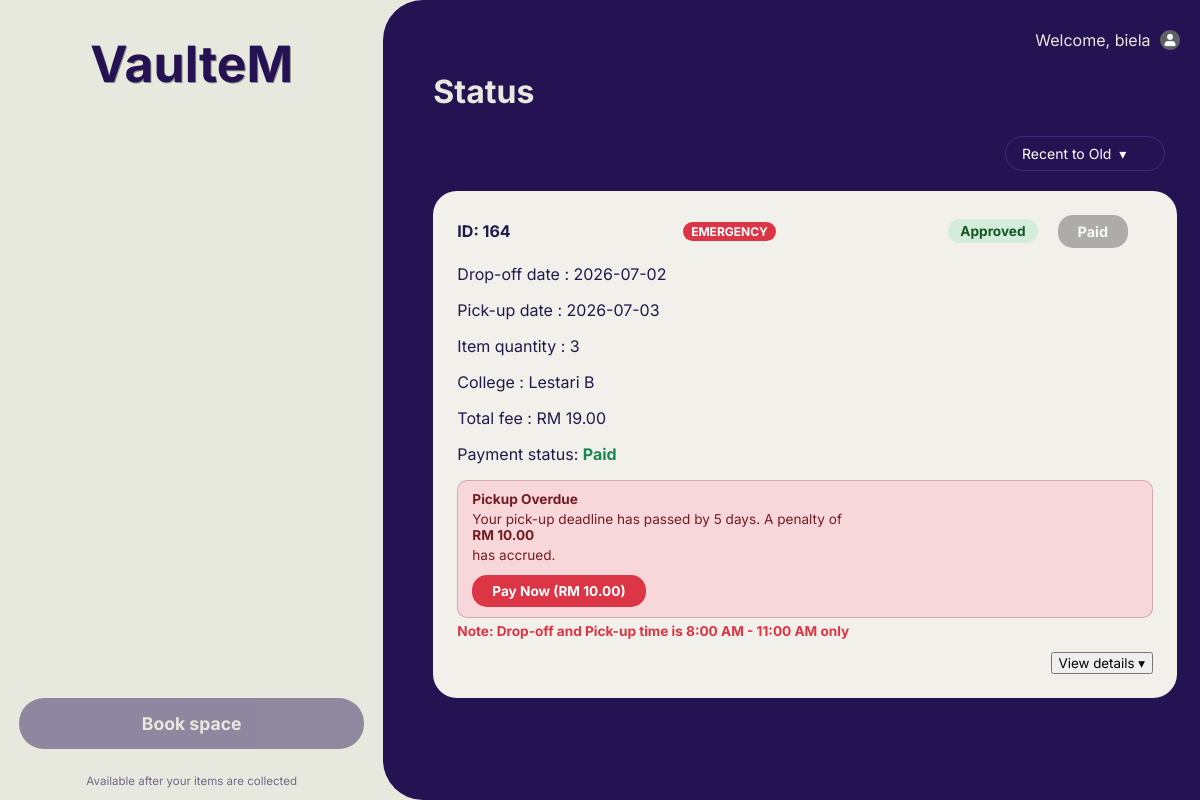
Before: /mainStatus.php (signed in) with the older database file.
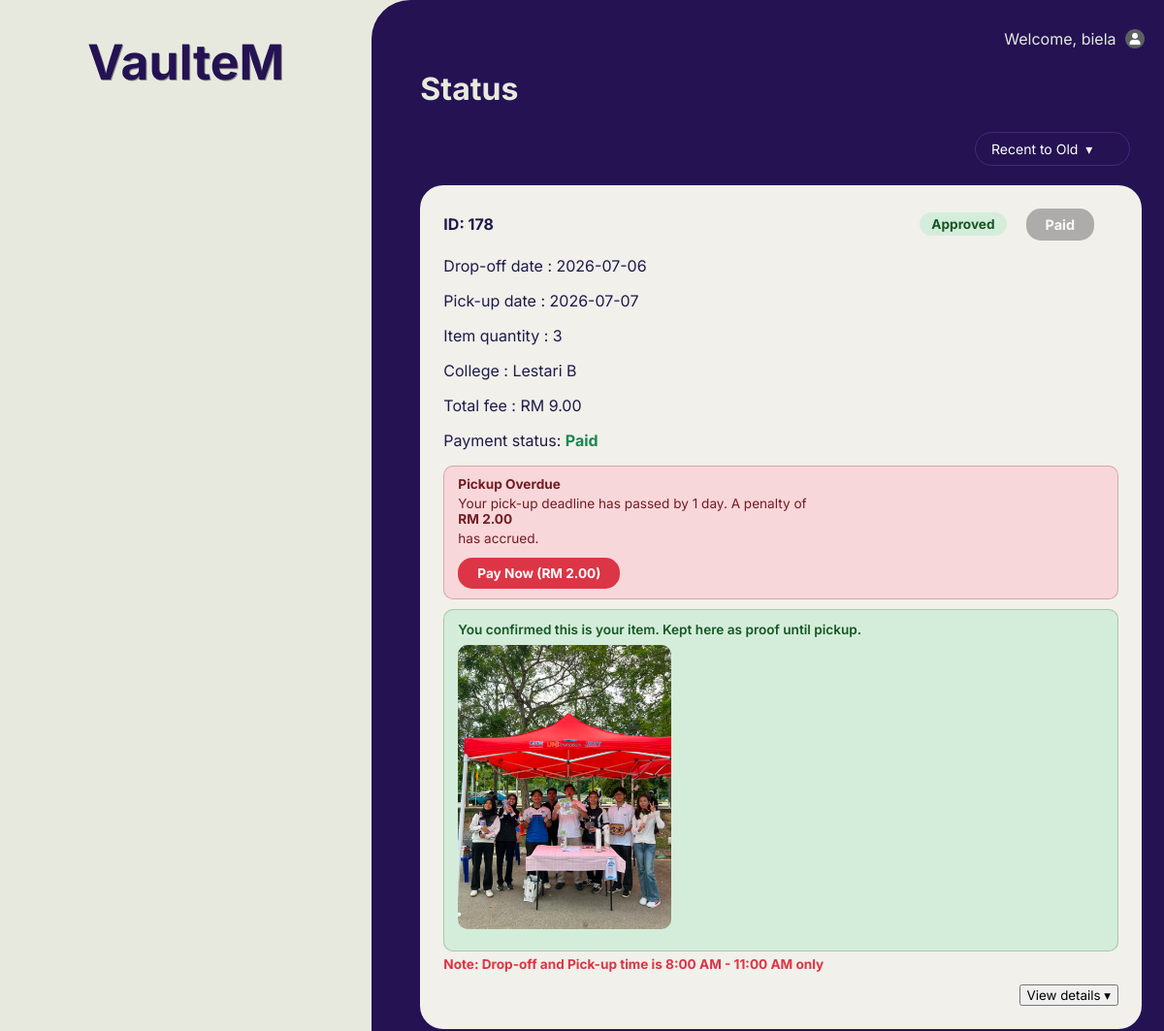
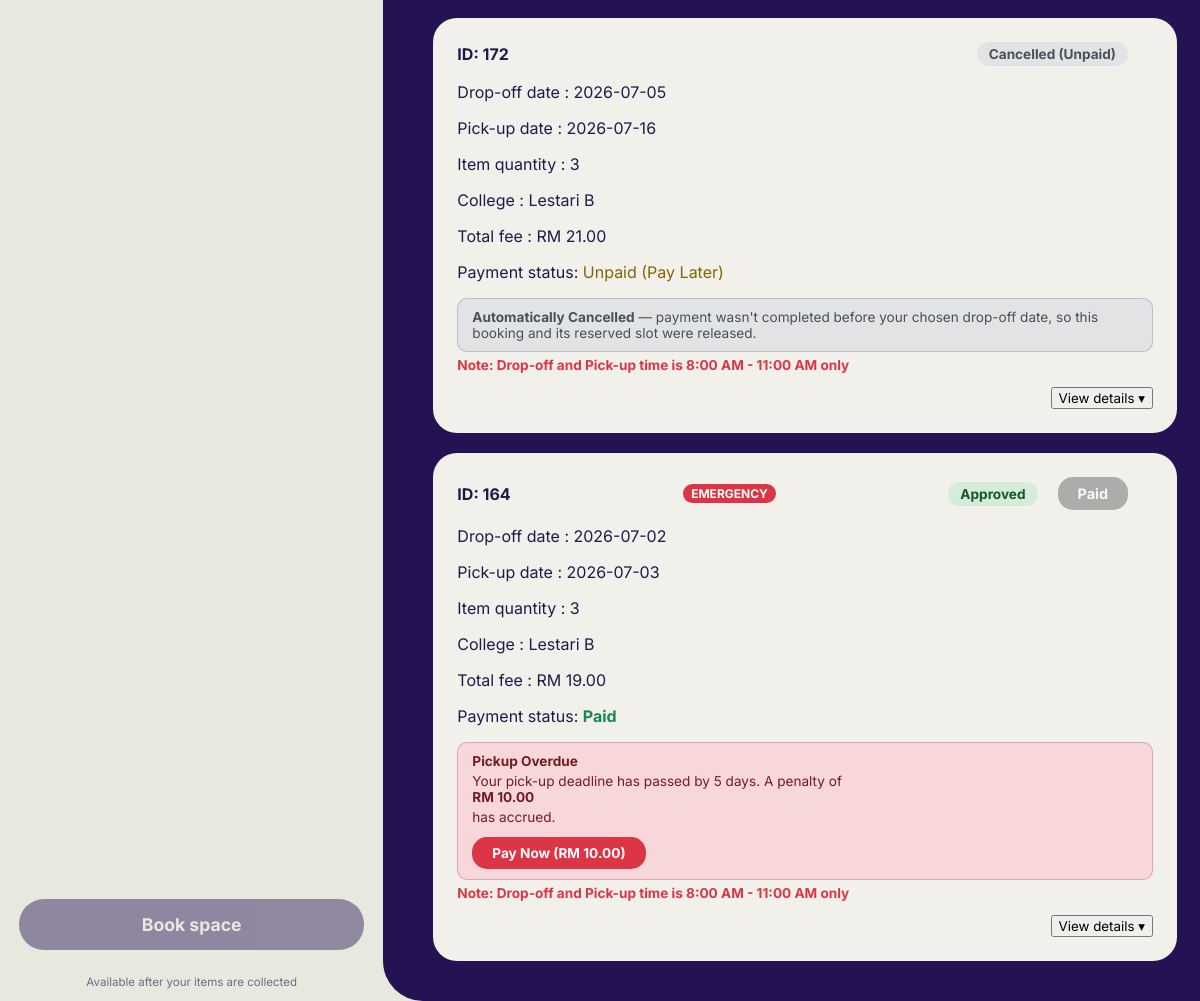
After: the same page with the newer database file (2 pictures, top to bottom).
### tables this page shows
CREATE TABLE `booking` (
  `Booking_ID` int(100) NOT NULL,
  `Booking_Date` date NOT NULL,
  `DropOff_Date` date NOT NULL,
  `Pickup_Date` date NOT NULL,
  `Booking_Status` char(100) NOT NULL,
  `Rejection_Reason` text DEFAULT NULL,
  `Rejection_Photo` varchar(255) DEFAULT NULL,
  `Booking_Priority` char(1) NOT NULL,
  `Staff_ID` int(100) NOT NULL,
  `Student_ID` varchar(10) NOT NULL,
  `Dropoff_Photo` varchar(255) DEFAULT NULL,
  `Dropoff_Status` varchar(20) DEFAULT NULL
);

CREATE TABLE `payment` (
  `Payment_ID` int(100) NOT NULL,
  `Payment_Method` varchar(100) NOT NULL,
  `Payment_Status` char(1) NOT NULL,
  `Payment_Date` date NOT NULL,
  `Amount` decimal(10,2) NOT NULL,
  `Booking_ID` int(100) NOT NULL
);

### mainStatus.php (the view, shortened to what the rows shown need)
<?php
$conn = new mysqli("localhost", "root", "", "utem_accommodation");
$student_id   = $_SESSION['Student_ID'];
$studentIdEsc = $conn->real_escape_string($student_id);
$order = (isset($_GET['sort']) && $_GET['sort'] === 'old') ? 'ASC' : 'DESC';
$PENALTY_RATE = 2.00;
$sql = "
    SELECT
        b.Booking_ID,
        b.DropOff_Date,
        b.Pickup_Date,
        b.Booking_Status,
        b.Booking_Priority,
        b.Rejection_Reason,
        b.Rejection_Photo,
        b.Dropoff_Photo,
        b.Dropoff_Status,
        s.Student_Name,
        rc.Residential_Block,
        IFNULL((SELECT SUM(Quantity) FROM item WHERE Booking_ID = b.Booking_ID), 0) AS TotalItem,
        IFNULL((SELECT SUM(Quantity * Price) FROM item WHERE Booking_ID = b.Booking_ID), 0) AS TotalFee,
        GREATEST(0, CEIL(TIMESTAMPDIFF(SECOND, DATE_ADD(b.Pickup_Date, INTERVAL 11 HOUR), NOW()) / 86400)) AS DaysOverdue
    FROM booking b
    LEFT JOIN student s              ON b.Student_ID     = s.Student_ID
    LEFT JOIN item i                 ON b.Booking_ID     = i.Booking_ID
    LEFT JOIN storespace ss          ON i.Space_ID       = ss.Space_ID
    LEFT JOIN residential_college rc ON ss.Residential_ID = rc.Residential_ID
    WHERE b.Student_ID = '$studentIdEsc'
    GROUP BY
        b.Booking_ID, b.DropOff_Date, b.Pickup_Date,
        b.Booking_Status, b.Booking_Priority, b.Rejection_Reason, b.Rejection_Photo,
        b.Dropoff_Photo, b.Dropoff_Status,
        s.Student_Name, rc.Residential_Block
    ORDER BY b.Booking_ID $order
";
$result = $conn->query($sql);
?>
<!DOCTYPE html>
<html lang="en">
<head>
    <link rel="stylesheet" href="status.css">
    <link rel="stylesheet" href="mobile.css">
</head>
<body>
<div id="wrapper">
    <div class="leftcontainer">
        <header>
            <h1 onclick="window.location.href='mainStatus.php'" style="cursor:pointer;">VaulteM</h1>
        </header>
    </div>
    <div class="rightcontainer">
        <h1>Status</h1>
        <?php if ($result && $result->num_rows > 0):
            while ($row = $result->fetch_assoc()):
                $bookingID     = $row['Booking_ID'];
                $bookingStatus = $row['Booking_Status'];
                $isPriority    = ($row['Booking_Priority'] === 'Y');
                $payStmt = $conn->prepare("SELECT Payment_Status, Amount FROM payment WHERE Booking_ID = ?");
                $payStmt->bind_param("i", $bookingID);
                $payStmt->execute();
                $payResult    = $payStmt->get_result();
                $paymentRow   = $payResult->fetch_assoc();
                $paymentStatus = isset($paymentRow['Payment_Status']) ? trim(strtoupper($paymentRow['Payment_Status'])) : '';
                $totalAmount   = $paymentRow['Amount'] ?? $row['TotalFee'] ?? 0;
                $isPaid     = ($paymentStatus === 'Y');
                $isPayLater = ($paymentStatus === 'N');
                $currentStatusLower = strtolower($bookingStatus);
                $daysOverdue    = (int)($row['DaysOverdue'] ?? 0);
                $isOverduePenalty = ($currentStatusLower === 'approved' && $daysOverdue > 0);
                $penaltyFine    = round($daysOverdue * $PENALTY_RATE, 2);
                $displayStatus = $bookingStatus;
                if ($currentStatusLower === 'cancelled_unpaid') {
                    $displayStatus = 'Cancelled (Unpaid)';
                    $statusBadgeClass = 'status-cancelled';
                } elseif ($currentStatusLower === 'pending') {
                    $statusBadgeClass = 'status-pending';
                } elseif ($currentStatusLower === 'approved') {
                    $statusBadgeClass = 'status-approved';
                } elseif ($currentStatusLower === 'verification_sent') {
                    $statusBadgeClass = 'status-verification_sent';
                } elseif ($currentStatusLower === 'confirmed') {
                    $statusBadgeClass = 'status-approved';
                } elseif ($currentStatusLower === 'released') {
                    $statusBadgeClass = 'status-verification_sent';
                } else {
                    $statusBadgeClass = 'status-rejected';
                }
        ?>
        <div class="status-card">
            <div class="card-header">
                <div class="header-main">
                    <span class="order-id">ID: <?php echo htmlspecialchars($bookingID); ?></span>
                    <?php if ($isPriority): ?>
                        <span class="priority-badge">EMERGENCY</span>
                    <?php endif; ?>
                    <div class="header-actions">
                        <span class="status-text <?php echo $statusBadgeClass; ?>">
                            <?php echo htmlspecialchars($displayStatus); ?>
                        </span>
                        <?php if ($isPaid): ?>
                            <button class="pay-btn paid" disabled> Paid</button>
                        <?php endif; ?>
                    </div>
                </div>
            </div>
            <div class="summary-info">
                <p>Drop-off date : <?php echo htmlspecialchars($row['DropOff_Date']); ?></p>
                <p>Pick-up date  : <?php echo htmlspecialchars($row['Pickup_Date']); ?></p>
                <p>Item quantity : <?php echo htmlspecialchars($row['TotalItem'] ?? '0'); ?></p>
                <p>College       : <?php echo htmlspecialchars($row['Residential_Block'] ?? 'N/A'); ?></p>
                <p>Total fee     : RM <?php echo number_format((float)$totalAmount, 2); ?></p>
                <?php if ($paymentRow): ?>
                    <p>Payment status:
                        <?php
                            if ($isPaid)         echo '<strong style="color:#198754;"> Paid</strong>';
                            elseif ($isPayLater)  echo '<span style="color:#856404;">Unpaid (Pay Later)</span>';
                            else                  echo '<span style="color:#856404;">Unpaid</span>';
                        ?>
                    </p>
                <?php else: ?>
                    <p>Payment status: <span style="color:#856404;">Unpaid</span></p>
                <?php endif; ?>
                <?php if ($currentStatusLower === 'pending'): ?>
                <?php elseif ($currentStatusLower === 'cancelled_unpaid'): ?>
                    <div class="cancelled-note">
                        <strong>Automatically Cancelled</strong> — payment wasn't completed before your chosen drop-off date, so this booking and its reserved slot were released.
                    </div>
                <?php elseif ($currentStatusLower === 'verification_sent'): ?>
                    <div class="verif-action-note">
                         Staff has sent a pickup verification request. Please check your Notification page to confirm.
                    </div>
                <?php endif; ?>
                <?php if ($isOverduePenalty): ?>
                <div class="overdue-penalty-note">
                    <strong> Pickup Overdue</strong>
                    Your pick-up deadline has passed by <?php echo $daysOverdue; ?> day<?php echo $daysOverdue !== 1 ? 's' : ''; ?>.
                    A penalty of <strong>RM <?php echo number_format($penaltyFine, 2); ?></strong> has accrued.
                    <form method="POST" style="margin-top:4px;">
                        <button type="submit" class="pay-penalty-btn"
                            onclick="return confirm('Pay overdue penalty of RM <?php echo number_format($penaltyFine, 2); ?> for Booking #<?php echo $bookingID; ?>?')">
                            Pay Now (RM <?php echo number_format($penaltyFine, 2); ?>)
                        </button>
                    </form>
                </div>
                <?php endif; ?>
                <?php if ($currentStatusLower !== 'collected' && !empty($row['Dropoff_Photo']) && ($row['Dropoff_Status'] ?? '') === 'Pending'): ?>
                <div class="dropoff-confirm-box">
                    <p>Staff has uploaded a photo of your dropped-off items. Is this yours?</p>
                    <img src="<?php echo htmlspecialchars($row['Dropoff_Photo']); ?>" alt="Drop-off photo">
                    <form method="POST" style="display:inline;">
                        <input type="hidden" name="dropoff_confirm_id" value="<?php echo $bookingID; ?>">
                        <input type="hidden" name="dropoff_decision" value="yes">
                        <button type="submit" class="confirm-yes-btn">Yes, this is mine</button>
                    </form>
                    <form method="POST" style="display:inline;">
                        <input type="hidden" name="dropoff_confirm_id" value="<?php echo $bookingID; ?>">
                        <input type="hidden" name="dropoff_decision" value="no">
                        <button type="submit" class="confirm-no-btn">No, not mine</button>
                    </form>
                </div>
                <?php elseif (!empty($row['Dropoff_Photo']) && ($row['Dropoff_Status'] ?? '') === 'Confirmed'): ?>
                <div class="dropoff-confirm-box" style="background:#d4edda; border-color:rgba(21,87,36,0.25);">
                    <p style="color:#155724;"> You confirmed this is your item. Kept here as proof until pickup.</p>
                    <img src="<?php echo htmlspecialchars($row['Dropoff_Photo']); ?>" alt="Drop-off photo">
                </div>
                <?php elseif (($row['Dropoff_Status'] ?? '') === 'Rejected'): ?>
                <div class="dropoff-confirm-box" style="background:#f8d7da; border-color:rgba(114,28,36,0.25);">
                    <p style="color:#721c24;">You reported a mismatch on the drop-off photo. Staff has been notified and will re-upload.</p>
                </div>
                <?php endif; ?>
                <p class="pickup-note">
                    Note: Drop-off and Pick-up time is 8:00 AM - 11:00 AM only
                </p>
            </div>
            <div class="button-container">
                <button class="viewDetailsBtn">
                    <span class="btn-text">View details</span>
                    <span class="btn-arrow">&#9662;</span>
                </button>
            </div>
        </div>
        <?php endwhile;
        else: ?>
            <p class="no-booking">
                No bookings found. <a href="form.php" class="first-booking-link">Make your first booking!</a>
            </p>
        <?php endif; ?>
    </div>
</div>
</body>
</html>

Changed rows visible on the page:
added booking: Booking_ID "178", Booking_Status "Approved", shows "Paid", DropOff_Date "2026-07-06", Pickup_Date "2026-07-07", TotalItem "3", Residential_Block "Lestari B", payment.Amount "9.00", daysOverdue "1", penaltyFine "2.00", Dropoff_Photo (picture)
added booking: Booking_ID "172", Booking_Status "Cancelled (Unpaid)", DropOff_Date "2026-07-05", Pickup_Date "2026-07-16", TotalItem "3", Residential_Block "Lestari B", payment.Amount "21.00", shows "Unpaid (Pay Later)", shows "Automatically Cancelled"
